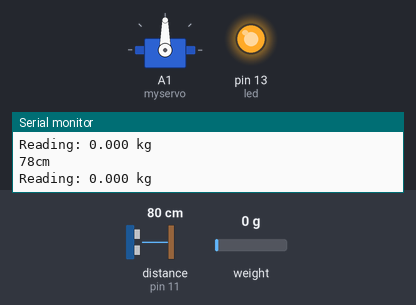
A sketch run on a simulated Arduino Uno, built with avr-gcc and run on an emulated ATmega328P. Shown: servo, output pins drawn as LEDs (lit = HIGH), the last lines printed to the serial monitor. Wiring (inferred from the names in the program): ultrasonic range finder: trigger pin 12; echo pin 11. Inputs (shaded band) come from the test bench; at power-on: distance to the obstacle (sensor on pin 11) 80 cm, weight on the scale 0 g. The echo pulse lasts 58.3 µs per cm; pins used as bus, display or sensor lines are not drawn.

Above: at 2.2 s.
2.3 s: distance to the obstacle (sensor on pin 11) set to 7 cm
5.3 s: distance to the obstacle (sensor on pin 11) set to 4 cm
At 5.8 s:
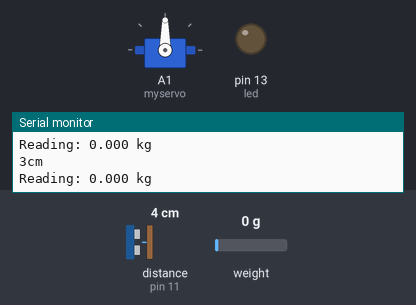
Timing chart, 0 to 8.3 s (numbered marks = the images above; inputs shaded):
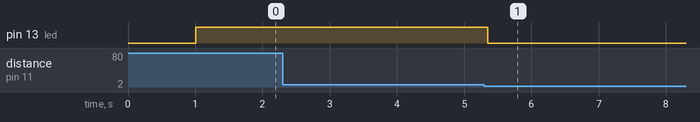

The sketch:

final-instance.ino
```cpp
#include <Servo.h>

Servo myservo;  // create servo object to control a servo
int pos = 0;    // variable to store the servo position
bool sweepstarted=true;
const int clockwisePosition = 100;   // Servo position for clockwise rotation
const int counterClockwisePosition = 80; // Servo position for counterclockwise rotation

//KEYPAD
#include <Keypad.h>
const byte ROWS = 4;
const byte COLS = 3;
char keys[ROWS][COLS] = {
  {'1','2','3'},
  {'4','5','6'},
  {'7','8','9'},
  {'*','0','#'}
};

byte rowPins[ROWS] = {2, 3, 4, 5};
byte colPins[COLS] = {6,7,8};

Keypad keypad = Keypad( makeKeymap(keys), rowPins, colPins, ROWS, COLS );

// Variables for user input
String hoursInput = "";
String minutesInput = "";
String secondsInput = "";
int hours = 0, minutes = 0, seconds = 0;
unsigned long interval = 0;           // Interval in milliseconds
unsigned long previousMillis = 0;      // Tracks last execution time
bool intervalSet = false;
bool timerReached = false;           // Flag to check if timer has reached interval
bool servoMovingClockwise = false;   // Flag to track servo direction

enum InputState { HOURS, MINUTES, SECONDS };
InputState inputState = HOURS;         // Tracks which part we're entering


//LOAD SENSOR
#include "HX711.h"

#define calibration_factor 417050.0 //This value is obtained using the Calibration sketch

#define LOADCELL_DOUT_PIN  9
#define LOADCELL_SCK_PIN  10
float loadThreshold = 0.050;


HX711 scale;


//ULTRASONIC SENSOR
int led=13; //red Led
int trigpin=12;
int echopin=11;//US sensors
long duration;
int distance;

void setup(){
  Serial.begin(9600);
  Serial.println("Enter hours (press # to confirm):");

  myservo.attach(A1); //servo attached on pin 1


  pinMode(trigpin,OUTPUT);
  pinMode(echopin,INPUT);
  pinMode(led,OUTPUT);

  scale.begin(LOADCELL_DOUT_PIN, LOADCELL_SCK_PIN);
  scale.set_scale(calibration_factor); //This value is obtained by using the SparkFun_HX711_Calibration sketch
  scale.tare(); //Assuming there is no weight on the scale at start up, reset the scale to 0

  Serial.println("Readings:");

}
void loop(){
  //US
  myservo.write(90);
  digitalWrite(trigpin,LOW);
  delayMicroseconds(2);
  digitalWrite(trigpin,HIGH);
  delayMicroseconds(10);
  digitalWrite(trigpin,LOW);
  duration=pulseIn(echopin,HIGH);
  distance=0.034*duration/2;
  Serial.print(distance);
  Serial.println("cm");
  if (distance>5 && distance<150){
    digitalWrite(led,HIGH);

  }
  if (distance<5){
    digitalWrite(led,LOW);

  }

  //keypad
  char key = keypad.getKey();
  if (key) {
    if (key == '#') {  // Confirm input for each part
      if (inputState == HOURS && hoursInput != "") {
        hours = hoursInput.toInt();
        Serial.print("Hours set to: ");
        Serial.println(hours);
        Serial.println("Enter minutes (press # to confirm):");
        hoursInput = "";  // Clear input and move to minutes
        inputState = MINUTES;
      }
      else if (inputState == MINUTES && minutesInput != "") {
        minutes = minutesInput.toInt();
        Serial.print("Minutes set to: ");
        Serial.println(minutes);
        Serial.println("Enter seconds (press # to confirm):");
        minutesInput = "";  // Clear input and move to seconds
        inputState = SECONDS;
      }
      else if (inputState == SECONDS && secondsInput != "") {
        seconds = secondsInput.toInt();
        Serial.print("Seconds set to: ");
        Serial.println(seconds);

        // Calculate total interval in milliseconds
        interval = (hours * 3600000UL) + (minutes * 60000UL) + (seconds * 1000UL);
        previousMillis = millis();  // Initialize the timer
        intervalSet = true;  // Flag that the interval is set

        Serial.print("Interval set to: ");
        Serial.print(hours);
        Serial.print(" hours, ");
        Serial.print(minutes);
        Serial.print(" minutes, ");
        Serial.print(seconds);
        Serial.println(" seconds.");


        hoursInput = "";
        minutesInput = "";
        secondsInput = "";
        inputState = HOURS;
      }
    }
    else if (key == '*') {
      hoursInput = "";
      minutesInput = "";
      secondsInput = "";
      inputState = HOURS;
      Serial.println("Input cleared. Enter hours (press # to confirm):");
    }
    else {
      if (inputState == HOURS) {
        hoursInput += key;
        Serial.print("Hours input: ");
        Serial.println(hoursInput);
      } else if (inputState == MINUTES) {
        minutesInput += key;
        Serial.print("Minutes input: ");
        Serial.println(minutesInput);
      } else if (inputState == SECONDS) {
        secondsInput += key;
        Serial.print("Seconds input: ");
        Serial.println(secondsInput);
      }
    }
  }
  if (intervalSet && millis() - previousMillis >= interval) {
    previousMillis = millis();
    timerReached = true;
    servoMovingClockwise = true;
    Serial.println("Interval reached! Starting servo clockwise.");
  }

  //Load
  Serial.print("Reading: ");
  float loadreading=scale.get_units();
  Serial.print(loadreading,3); //scale.get_units() returns a float
  Serial.print(" kg"); //You can change this to kg but you'll need to refactor the calibration_factor
  Serial.println();
  if (timerReached) {
    if (servoMovingClockwise && sweepstarted) {
      myservo.write(clockwisePosition);
      Serial.println("Servo moving clockwise...");
      delay(650);
      myservo.write(90);
      sweepstarted=false;
    }
      // Check if the load reading has reached the threshold
    else if (loadreading > loadThreshold && !sweepstarted) {
      Serial.println("Threshold reached! Reversing servo direction.");
      servoMovingClockwise = false;
      sweepstarted=true;
      }

    else if (!servoMovingClockwise) {
      myservo.write(counterClockwisePosition);
      Serial.println("Servo moving counterclockwise...");
      delay(450);
      timerReached=false;
      sweepstarted=true;
    }
  }
  //add any other continuous tasks here
  //servo
}
```

Measured:
- the behaviour switches between 6 and 5 cm on distance to the obstacle (sensor on pin 11) (found by bisection; images 0 and 1)
- after the input at 5.3 s, pin 13 (led): HIGH → LOW after 0.05 s
